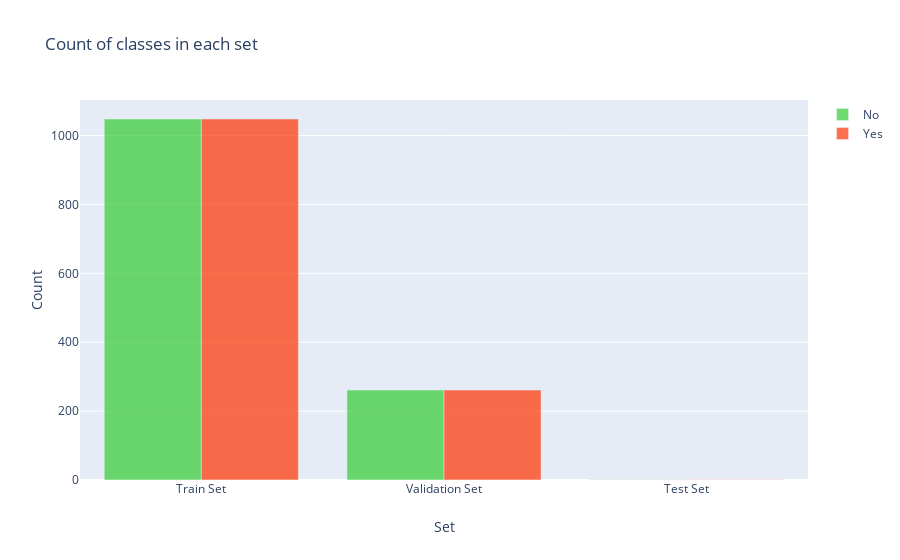

Notebook code cell kept with this figure:
### Code cell
y = dict()
y[0] = []
y[1] = []
for set_name in (y_train, y_val, y_test):
    y[0].append(np.sum(set_name == 0))
    y[1].append(np.sum(set_name == 1))

trace0 = go.Bar(
    x=['Train Set', 'Validation Set', 'Test Set'],
    y=y[0],
    name='No',
    marker=dict(color='#33cc33'),
    opacity=0.7
)
trace1 = go.Bar(
    x=['Train Set', 'Validation Set', 'Test Set'],
    y=y[1],
    name='Yes',
    marker=dict(color='#ff3300'),
    opacity=0.7
)
data = [trace0, trace1]
layout = go.Layout(
    title='Count of classes in each set',
    xaxis={'title': 'Set'},
    yaxis={'title': 'Count'}
)
fig = go.Figure(data, layout)
iplot(fig)

### Figure 1 — Plotly figure (JSON) as saved in the notebook; plotly's stock layout.template omitted (floating-point values rounded to 4 significant figures)
{"data": [{"marker": {"color": "#33cc33"}, "name": "No", "opacity": 0.7, "type": "bar", "x": ["Train Set", "Validation Set", "Test Set"], "y": [1048, 261, 1]}, {"marker": {"color": "#ff3300"}, "name": "Yes", "opacity": 0.7, "type": "bar", "x": ["Train Set", "Validation Set", "Test Set"], "y": [1048, 261, 1]}], "layout": {"title": {"text": "Count of classes in each set"}, "xaxis": {"title": {"text": "Set"}, "type": "category", "range": [-0.5, 2.5], "autorange": true}, "yaxis": {"title": {"text": "Count"}, "type": "linear", "range": [0, 1103.0], "autorange": true}, "autosize": true}}
